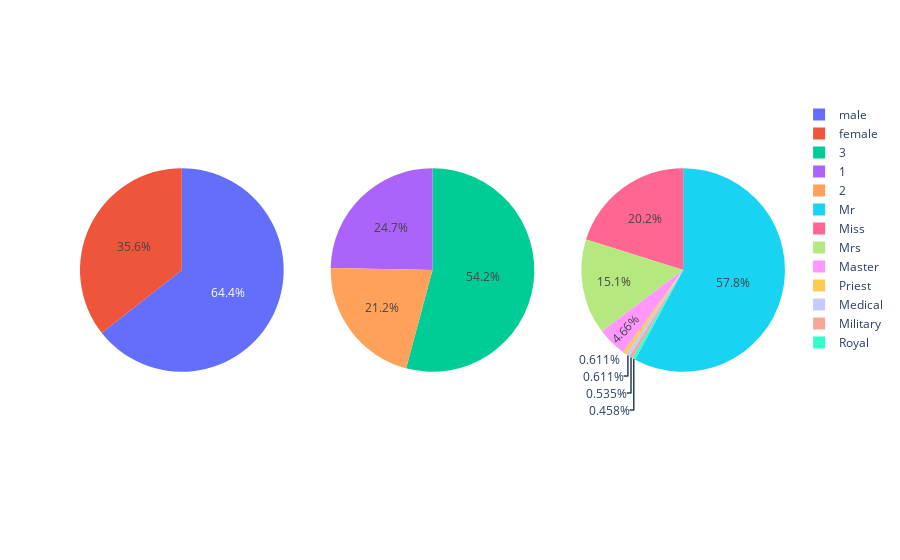

The cell this chart's notebook holds for it:
### Code cell
from plotly.subplots import make_subplots
fig = make_subplots(rows=1, cols=3, specs=[[{"type": "pie"}, {"type": "pie"}, {"type": "pie"}]])

fig.add_trace(go.Pie(labels=titanic_df['SEX'].value_counts().index, values=titanic_df['SEX'].value_counts(), name='Sex'), row=1, col=1)
fig.add_trace(go.Pie(labels=titanic_df['PCLASS'].value_counts().index, values=titanic_df['PCLASS'].value_counts(), name='Class'), row=1, col=2)
fig.add_trace(go.Pie(labels=titanic_df['TITLE'].value_counts().index, values=titanic_df['TITLE'].value_counts(), name='Title'), row=1, col=3)

### Figure 1 — Plotly figure (JSON) as saved in the notebook; plotly's stock layout.template omitted (floating-point values rounded to 4 significant figures)
{"data": [{"domain": {"x": [0, 0.2889], "y": [0, 1]}, "labels": ["male", "female"], "name": "Sex", "type": "pie", "values": [843, 466]}, {"domain": {"x": [0.3556, 0.6444], "y": [0, 1]}, "labels": [3, 1, 2], "name": "Class", "type": "pie", "values": [709, 323, 277]}, {"domain": {"x": [0.7111, 1], "y": [0, 1]}, "labels": ["Mr", "Miss", "Mrs", "Master", "Priest", "Medical", "Military", "Royal"], "name": "Title", "type": "pie", "values": [757, 264, 198, 61, 8, 8, 7, 6]}], "layout": {}}
